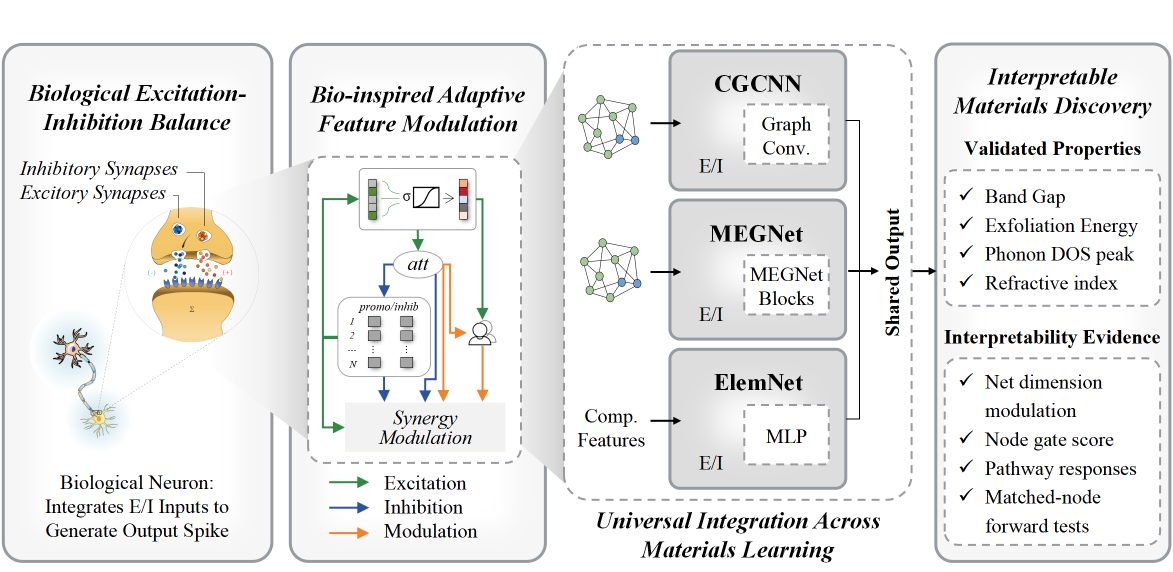
#> input picture figures/data/original_artwork/Manuscript_image1.png, 2345 x 1144 px (shown at 1/2 size)
$ python fig1.py
#> lines starting #> are read from the running program, lines starting #| are printed output that depends on the picture
"""Fig. 1 built on the original submission Fig. 1: panels (a) and (b) reuse the original artwork (neuron and E/I feature
modulation) with the serif labels replaced in Arial and the spelling corrected; panels (c) and (d) add the environment
gate, prediction and interventions as vector graphics.
Original artwork: original_submission/Manuscript.docx, word/media/image1.tiff, stored losslessly as
data/original_artwork/Manuscript_image1.png (RGBA, pixel-identical)."""
from pathlib import Path
import numpy as np
import matplotlib
matplotlib.use('Agg')
import matplotlib.pyplot as plt
plt.rcParams["pdf.fonttype"] = 42   # embed TrueType fonts in PDF output
from matplotlib.patches import Circle, Rectangle, FancyArrowPatch, FancyBboxPatch
from PIL import Image, ImageDraw

HERE = Path(__file__).resolve().parent
DATA = HERE / 'data'; OUT = HERE / 'output'; OUT.mkdir(exist_ok=True)
plt.rcParams.update({'font.family': 'Arial', 'mathtext.fontset': 'custom', 'mathtext.rm': 'Arial',
                     'mathtext.it': 'Arial:italic', 'mathtext.bf': 'Arial:bold', 'font.size': 8})
INK, AL, S_, SUB = '#2b2b2b', '#9aa5b1', '#e0b04a', '#7a5ba6'
EXC, INH, MOD = '#3b8f46', '#2f56a6', '#ef8a2c'        # arrow colors of the original artwork

# --- original artwork (from the frozen original submission) -----------------------------------------------
src = Image.open(DATA / 'original_artwork' / 'Manuscript_image1.png').convert('RGBA')
#> src is the input picture: PIL image 2345x1144 RGBA; mean R, G, B, A 235.4, 235.3, 234.6, 255
bg = Image.new('RGBA', src.size, 'white'); bg.alpha_composite(src); src = bg.convert('RGB')
#> after `bg = Image.new('RGBA', src.size, 'white')`: bg: PIL image 2345x1144 RGBA; every value is 255
k = 1.1725
p1 = src.crop((int(15 * k), int(250 * k), int(15 * k) + 515, int(800 * k)))
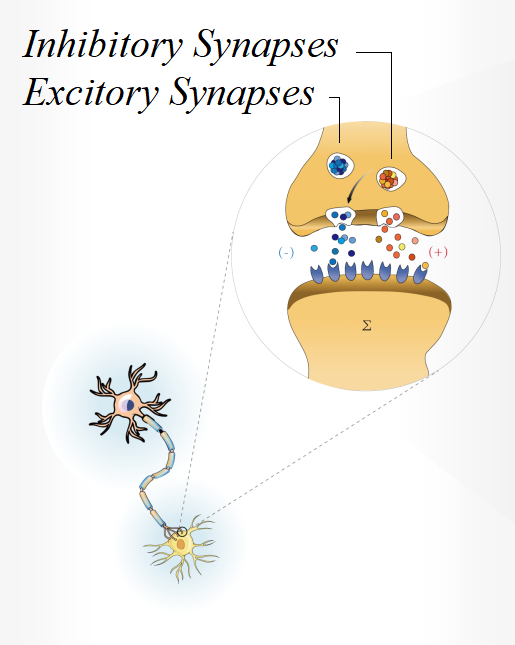
#> p1: PIL image 515x645 RGB; mean R, G, B 243.8, 241.2, 235.1
p2 = src.crop((int(540 * k), int(275 * k), int(540 * k) + 396, int(785 * k)))
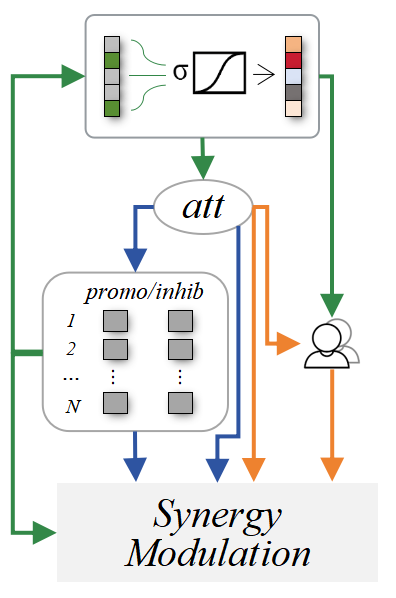
#> p2: PIL image 396x598 RGB; mean R, G, B 238, 238.5, 236.9
a_ = np.asarray(p1).astype(int)                                # flatten the grey panel gradient of the original box
sat = a_.max(axis=2) - a_.min(axis=2); lo = a_.min(axis=2)
#> after `sat = a_.max(axis=2) - a_.min(axis=2)`:
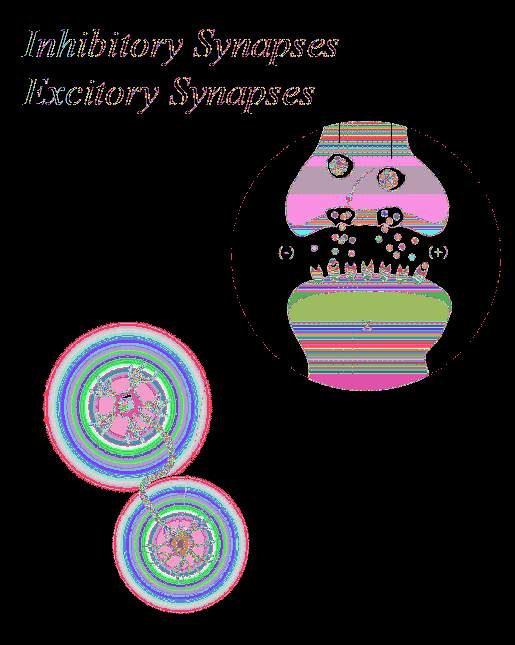
#> sat: shape (645, 515) int64; 208 distinct labels, from 0 to 233; one colour per label, 0 black
#> after `lo = a_.min(axis=2)`:
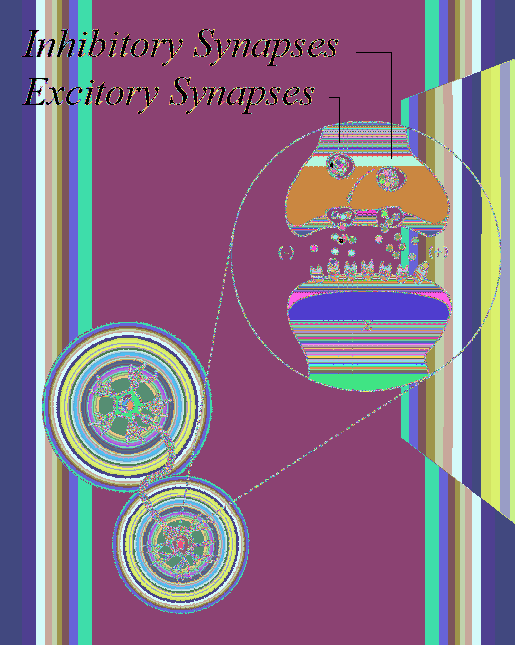
#> lo: shape (645, 515) int64; 256 distinct labels, from 0 to 255; one colour per label, 0 black
w = (np.clip((lo - 214) / 14, 0, 1) * np.clip((14 - sat) / 10, 0, 1))[..., None]   # soft mask, keeps the glows
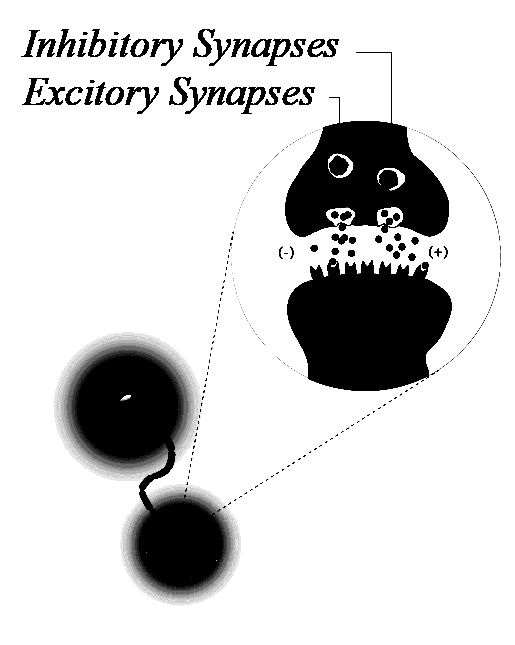
#> w: shape (645, 515, 1) float64; min 0, max 1, mean 0.828
a_ = a_ * (1 - w) + 255 * w; p1 = Image.fromarray(a_.round().astype('uint8'))
d1 = ImageDraw.Draw(p1)
d1.rectangle((0, 18, 352, 114), fill='white')   # serif labels: misspelt and attached to the wrong leader lines
d1.rectangle((274, 243, 298, 261), fill='white'); d1.rectangle((424, 243, 451, 261), fill='white')   # serif (-) and (+)
_a = np.asarray(p1).astype(float)                                # serif Sigma: fill with the local soma color
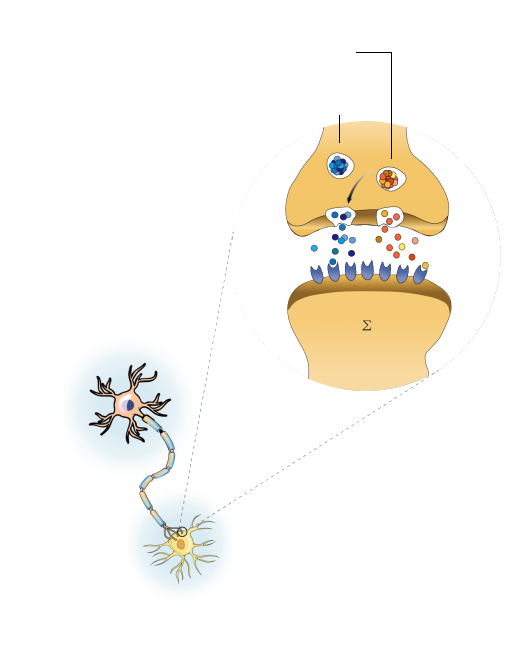
#> _a: shape (645, 515, 3) float64; mean R, G, B 249.3, 246.5, 240.4
_ring = np.concatenate([_a[316:335, 354:357].reshape(-1, 3), _a[316:335, 374:377].reshape(-1, 3)])
d1.rectangle((356, 317, 375, 334), fill=tuple(int(v) for v in _ring.mean(axis=0)))
d2 = ImageDraw.Draw(p2)
for box, fill in (((168, 58, 203, 94), 'white'),               # sigma
                  ((176, 192, 230, 224), 'white'),             # att
                  ((78, 278, 214, 306), 'white'),              # promo/inhib
                  ((56, 310, 84, 420), 'white'),               # 1 2 ... N
                  ((62, 488, 374, 580), '#f2f2f2')):           # Synergy Modulation
    d2.rectangle(box, fill=fill)

fig = plt.figure(figsize=(7.0, 2.45))
def img_ax(rect, im):
    a = fig.add_axes(rect); a.imshow(im, interpolation='lanczos'); a.axis('off'); return a
a1 = img_ax([0.0, 0.02, 0.215, 0.86], p1)
a1.text(350, 50, 'Excitatory', fontsize=7.5, ha='right', va='center')
a1.text(324, 97, 'Inhibitory', fontsize=7.5, ha='right', va='center')
a1.plot([329, 341], [97, 97], color=INK, lw=0.5); a1.plot([341, 341], [97, 125], color=INK, lw=0.5)
a1.text(286, 252, '\u2212', fontsize=7.5, ha='center', va='center', color=INH)
a1.text(437, 252, '+', fontsize=7.5, ha='center', va='center', color='#c8423b')
a1.text(365, 325, r'$\Sigma$', fontsize=7, ha='center', va='center', color=INK)
a2 = img_ax([0.225, 0.13, 0.19, 0.75], p2)
a2.text(191, 76, r'$\sigma$', fontsize=8, ha='center', va='center')
a2.text(203, 208, r'$u$', fontsize=9, ha='center', va='center')                       # node confidence u (Fig. S6)
a2.text(116, 299, r'$v^{+}$', fontsize=7.5, ha='center', va='center', color=EXC)        # excitatory / inhibitory candidates
a2.text(180, 299, r'$v^{-}$', fontsize=7.5, ha='center', va='center', color=INH)
for yy, s in ((322, '1'), (349, '2'), (406, r'$N$')):
    a2.text(70, yy, s, fontsize=7, ha='center', va='center')
a2.text(70, 378, '\u2026', fontsize=7, ha='center', va='center', rotation=90)   # vertical ellipsis (Arial has no U+22EE)
a2.text(218, 532, 'Synergy\nmodulation', fontsize=7.5, ha='center', va='center', linespacing=1.1)
lg = fig.add_axes([0.225, 0.0, 0.19, 0.12]); lg.axis('off'); lg.set_xlim(0, 3); lg.set_ylim(0, 1)
for n, (c, s) in enumerate(((EXC, 'Exc.'), (INH, 'Inh.'), (MOD, 'Mod.'))):
    lg.add_patch(FancyArrowPatch((n + 0.05, 0.5), (n + 0.35, 0.5), arrowstyle='-|>', mutation_scale=6, color=c, lw=1.2))
    lg.text(n + 0.42, 0.5, s, fontsize=7, va='center')

# --- vector panels (c) and (d) ----------------------------------------------------------------------------
ax = fig.add_axes([0.43, 0.0, 0.57, 1.0]); ax.set_xlim(0, 160); ax.set_ylim(0, 70); ax.axis('off'); ax.set_aspect('equal')
def arrow(p0, p1_, color=INK, lw=0.8, rad=0.0, ms=8):
    ax.add_patch(FancyArrowPatch(p0, p1_, arrowstyle='-|>', mutation_scale=ms, color=color, lw=lw,
                                 connectionstyle=f'arc3,rad={rad}', shrinkA=0, shrinkB=0))
ox, oy, d = 6, 30, 8.0
pos = []
for r in range(5):
    for c in range(6):
        x = ox + c * d + (r % 2) * d / 2; y = oy + r * d * 0.866
        if x > 52: continue
        pos.append((x, y, 'S' if (r + c) % 2 else 'Al'))
ci = (ox + 3 * d, oy + 2 * d * 0.866)
ax.add_patch(Circle(ci, 1.75 * d, fc='#eef3f6', ec=INK, lw=0.7, ls=(0, (3, 2)), zorder=0))
for x, y, el in pos:
    near = np.hypot(x - ci[0], y - ci[1])
    fc = AL if el == 'Al' else S_
    if abs(near - d) < 0.5 and x < ci[0] and y > ci[1]: fc = SUB          # one substituted neighbor
    if near < 0.5: fc = AL
    ax.add_patch(Circle((x, y), 2.6 if el == 'Al' else 2.2, fc=fc, ec='white', lw=0.5, zorder=2))
ax.add_patch(Circle(ci, 3.8, fc='none', ec=INK, lw=1.0, zorder=3))
ax.text(ci[0] + 3.2, ci[1] - 5.0, r'$i$', fontsize=8.5, zorder=4)
ax.text(ci[0] + 1.75 * d * 0.7, ci[1] + 1.75 * d * 0.78, r'$c_i$', fontsize=8.5)
sx, sy = 8, 9
for kk in range(20):
    ax.add_patch(Rectangle((sx + kk * 2.1, sy), 1.6, 5, fc=AL, ec='none'))
ax.text(sx + 20 * 2.1 + 1.5, sy + 2.5, r'$x_i$', va='center', fontsize=8.5)
arrow((ci[0], ci[1] - 1.75 * d - 1), (ci[0], sy + 6.5))
gx, gy = 70, 48
rng = np.random.default_rng(3); g = np.clip(rng.normal(0, 0.45, 20), -0.9, 0.9)
ax.plot([gx - 1, gx + 20 * 1.9], [gy, gy], color=INK, lw=0.6, ls='--')
for kk, v in enumerate(g):
    ax.add_patch(Rectangle((gx + kk * 1.9, gy if v > 0 else gy + v * 10), 1.4, abs(v) * 10, fc=EXC if v > 0 else INH, ec='none'))
ax.text(gx + 20 * 1.9 + 1.5, gy, r'$g_{ij}$', va='center', fontsize=8.5)
arrow((sx + 47, sy + 2.5), (gx - 2, gy - 8), rad=0.25)
arrow((ci[0] + 1.75 * d + 1, ci[1] + 2), (gx - 2, gy + 3), rad=-0.15)
nx, ny = 138, 48
nodes = [(nx, ny)] + [(nx + 6 * np.cos(a), ny + 6 * np.sin(a)) for a in np.radians([90, 162, 234, 306, 18])]
for a_ in range(len(nodes)):
    for b_ in range(a_ + 1, len(nodes)):
        if a_ == 0 or abs(a_ - b_) in (1, 4):
            ax.plot([nodes[a_][0], nodes[b_][0]], [nodes[a_][1], nodes[b_][1]], color=INK, lw=0.6)
for p in nodes: ax.add_patch(Circle(p, 1.6, fc=AL, ec='none'))
arrow((gx + 20 * 1.9 + 8, gy), (nx - 8.5, gy))
arrow((nx + 8.5, ny), (nx + 14, ny))
ax.text(nx + 15, ny, r'$F$', va='center', fontsize=9.5)
iy = 17
ax.add_patch(FancyBboxPatch((70, iy - 7), 84, 14, boxstyle='round,pad=0.6,rounding_size=2.5', fc='#f2f2f2', ec='none'))
ax.add_patch(Rectangle((75, iy - 4), 1.7, 7, fc=EXC, ec='none'))
ax.add_patch(Rectangle((75, iy - 4), 1.7, 3, fc='white', ec=INK, lw=0.4, ls=(0, (1, 1))))
ax.text(79.5, iy, r'$g_{ij}\leftarrow g^{\mathrm{P}}_{ij}$', va='center', fontsize=8.5)
for kk in range(3):
    ax.add_patch(Rectangle((116 + kk * 2.4, iy - 4), 1.7, 7, fc='#c9cfd6', ec='none'))
    ax.plot([115.6 + kk * 2.4, 118.1 + kk * 2.4], [iy - 4, iy + 3], color=INK, lw=0.7)
ax.text(124.5, iy, r'$g_{ij}\rightarrow 1$', va='center', fontsize=8.5)
arrow((nx, ny - 8), (nx - 8, iy + 8.5), rad=-0.2, color='#8a8a8a', lw=0.6)
for x, s in ((0.005, '(a)'), (0.225, '(b)'), (0.435, '(c)'), (0.73, '(d)')):
    fig.text(x, 0.93, s, fontsize=9, fontweight='bold', va='bottom')
for ext in ('png', 'pdf'):
    fig.savefig(OUT / f'Figure_1.{ext}', dpi=600, bbox_inches='tight', pad_inches=0.03)
#> this loop made 2 passes
#> pass 1, `fig.savefig(OUT / f'Figure_1.{ext}', dpi=600, bbox_inches='tight', pad..`:
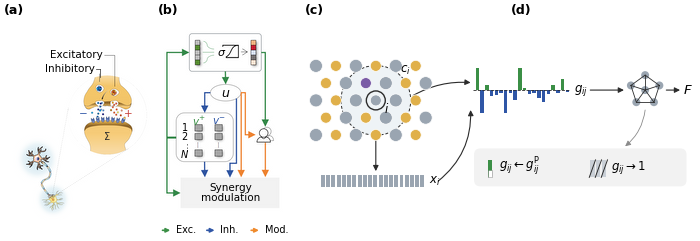
#> figure drawn by matplotlib, 4 panels
